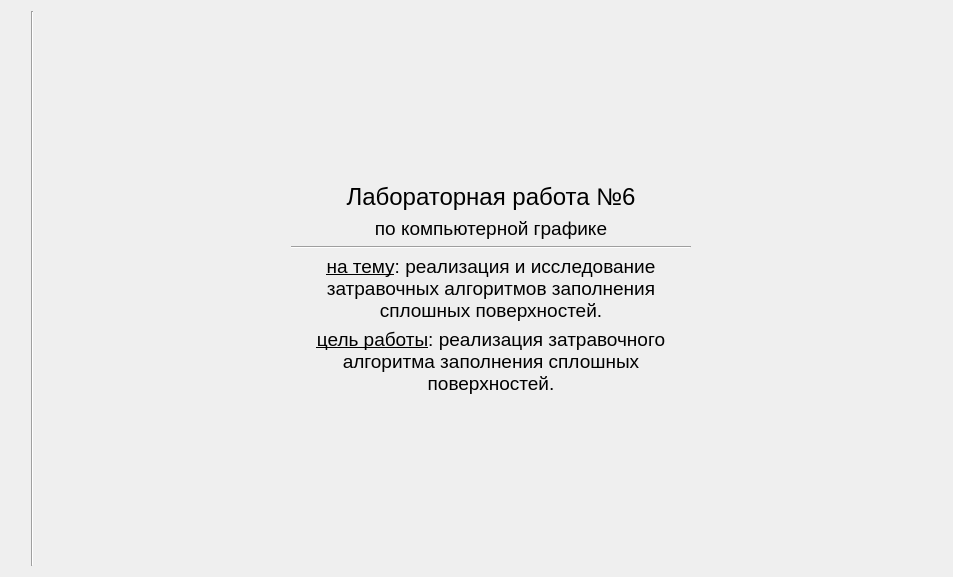
<?xml version="1.0" encoding="UTF-8"?>
<ui version="4.0">
 <class>MainWindowClass</class>
 <widget class="QMainWindow" name="MainWindowClass">
  <property name="geometry">
   <rect>
    <x>0</x>
    <y>0</y>
    <width>953</width>
    <height>577</height>
   </rect>
  </property>
  <property name="windowTitle">
   <string>MainWindow</string>
  </property>
  <widget class="QWidget" name="centralWidget">
   <layout class="QGridLayout" name="gridLayout">
    <item row="0" column="1">
     <widget class="Line" name="line">
      <property name="orientation">
       <enum>Qt::Vertical</enum>
      </property>
     </widget>
    </item>
    <item row="0" column="0">
     <layout class="QVBoxLayout" name="buttonsList">
      <item>
       <spacer name="spacer">
        <property name="orientation">
         <enum>Qt::Vertical</enum>
        </property>
        <property name="sizeHint" stdset="0">
         <size>
          <width>20</width>
          <height>40</height>
         </size>
        </property>
       </spacer>
      </item>
     </layout>
    </item>
    <item row="0" column="2">
     <widget class="QStackedWidget" name="stackedWidget">
      <property name="currentIndex">
       <number>0</number>
      </property>
      <widget class="QWidget" name="homePage">
       <layout class="QGridLayout" name="gridLayout_2">
        <item row="1" column="2">
         <spacer name="horizontalSpacer_2">
          <property name="orientation">
           <enum>Qt::Horizontal</enum>
          </property>
          <property name="sizeHint" stdset="0">
           <size>
            <width>40</width>
            <height>20</height>
           </size>
          </property>
         </spacer>
        </item>
        <item row="0" column="1">
         <spacer name="verticalSpacer_2">
          <property name="orientation">
           <enum>Qt::Vertical</enum>
          </property>
          <property name="sizeHint" stdset="0">
           <size>
            <width>20</width>
            <height>40</height>
           </size>
          </property>
         </spacer>
        </item>
        <item row="1" column="0">
         <spacer name="horizontalSpacer">
          <property name="orientation">
           <enum>Qt::Horizontal</enum>
          </property>
          <property name="sizeHint" stdset="0">
           <size>
            <width>40</width>
            <height>20</height>
           </size>
          </property>
         </spacer>
        </item>
        <item row="2" column="1">
         <spacer name="verticalSpacer_3">
          <property name="orientation">
           <enum>Qt::Vertical</enum>
          </property>
          <property name="sizeHint" stdset="0">
           <size>
            <width>20</width>
            <height>40</height>
           </size>
          </property>
         </spacer>
        </item>
        <item row="1" column="1">
         <layout class="QVBoxLayout" name="verticalLayout_2">
          <item>
           <widget class="QLabel" name="label_3">
            <property name="font">
             <font>
              <pointsize>18</pointsize>
             </font>
            </property>
            <property name="text">
             <string>Лабораторная работа №6</string>
            </property>
            <property name="alignment">
             <set>Qt::AlignCenter</set>
            </property>
           </widget>
          </item>
          <item>
           <widget class="QLabel" name="label_4">
            <property name="font">
             <font>
              <pointsize>14</pointsize>
              <weight>50</weight>
              <bold>false</bold>
             </font>
            </property>
            <property name="text">
             <string>по компьютерной графике</string>
            </property>
            <property name="alignment">
             <set>Qt::AlignCenter</set>
            </property>
           </widget>
          </item>
          <item>
           <widget class="Line" name="line2">
            <property name="orientation">
             <enum>Qt::Horizontal</enum>
            </property>
           </widget>
          </item>
          <item>
           <widget class="QLabel" name="label_5">
            <property name="text">
             <string>&lt;html&gt;&lt;head/&gt;&lt;body&gt;&lt;p align=&quot;center&quot;&gt;&lt;span style=&quot; font-size:14pt; text-decoration: underline;&quot;&gt;на тему&lt;/span&gt;&lt;span style=&quot; font-size:14pt;&quot;&gt;: реализация и исследование затравочных алгоритмов заполнения сплошных поверхностей.&lt;/span&gt;&lt;/p&gt;&lt;/body&gt;&lt;/html&gt;</string>
            </property>
            <property name="scaledContents">
             <bool>false</bool>
            </property>
            <property name="alignment">
             <set>Qt::AlignCenter</set>
            </property>
            <property name="wordWrap">
             <bool>true</bool>
            </property>
           </widget>
          </item>
          <item>
           <widget class="QLabel" name="label_6">
            <property name="minimumSize">
             <size>
              <width>400</width>
              <height>0</height>
             </size>
            </property>
            <property name="text">
             <string>&lt;html&gt;&lt;head/&gt;&lt;body&gt;&lt;p align=&quot;center&quot;&gt;&lt;span style=&quot; font-size:14pt; text-decoration: underline;&quot;&gt;цель работы&lt;/span&gt;&lt;span style=&quot; font-size:14pt;&quot;&gt;: реализация затравочного алгоритма заполнения сплошных поверхностей.&lt;/span&gt;&lt;/p&gt;&lt;/body&gt;&lt;/html&gt;</string>
            </property>
            <property name="scaledContents">
             <bool>false</bool>
            </property>
            <property name="alignment">
             <set>Qt::AlignCenter</set>
            </property>
            <property name="wordWrap">
             <bool>true</bool>
            </property>
           </widget>
          </item>
         </layout>
        </item>
       </layout>
      </widget>
     </widget>
    </item>
   </layout>
  </widget>
 </widget>
 <layoutdefault spacing="6" margin="11"/>
 <resources>
  <include location="mainwindow.qrc"/>
 </resources>
 <connections/>
</ui>
